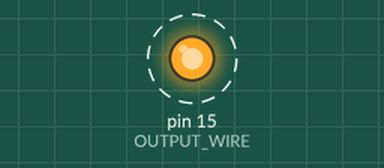
Bench run of a program on a simulated Raspberry Pi (header pin numbers). Parts: output pins drawn as LEDs (lit = HIGH). Dashed ring = blinking.

Above: at 0.5 s.
Timing chart, 0 to 4.6 s (numbered marks = the images above):
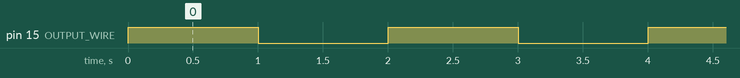

Measured:
- by itself, pin 15 (OUTPUT_WIRE): alternates HIGH for 1.0 s and LOW for 1.0 s

The program:

out.py
```python
#testoutput
import RPi.GPIO as GPIO
import math
import os
from datetime import datetime
from time import sleep


# This is for revision 1 of the Raspberry Pi, Model B
# This pin is also referred to as GPIO23 == WIRE 16 , WIRE 11 = GPIO 17
# 1. pulse 430  space 430   = bit '0'
# 2. pulse 430  space 1320  = bit '1'
# 3. pulse 430  space 25000 = short separator (A)
# 4. pulse 3440 space 1720  = leading bit (B)
# 5. pulse 430  space 35500 = long separator (C)
# SHORT - 400 -500
# MEDIUM = 1000 - 5000
# LONG = 20000 - 30000
# VERYLONG > 30000

SHORT = 460
MEDIUM = 1500
LONG = 25500
LONGEST = 30000
#microsecond

OUTPUT_WIRE = 15
GPIO.setwarnings(False)
GPIO.setmode(GPIO.BOARD)
GPIO.setup(OUTPUT_WIRE, GPIO.OUT)
raw = ""


GPIO.output(OUTPUT_WIRE,0)
while True:
	GPIO.output(OUTPUT_WIRE,1)
	sleep(1)
	GPIO.output(OUTPUT_WIRE,0)
	sleep(1)


	
```
